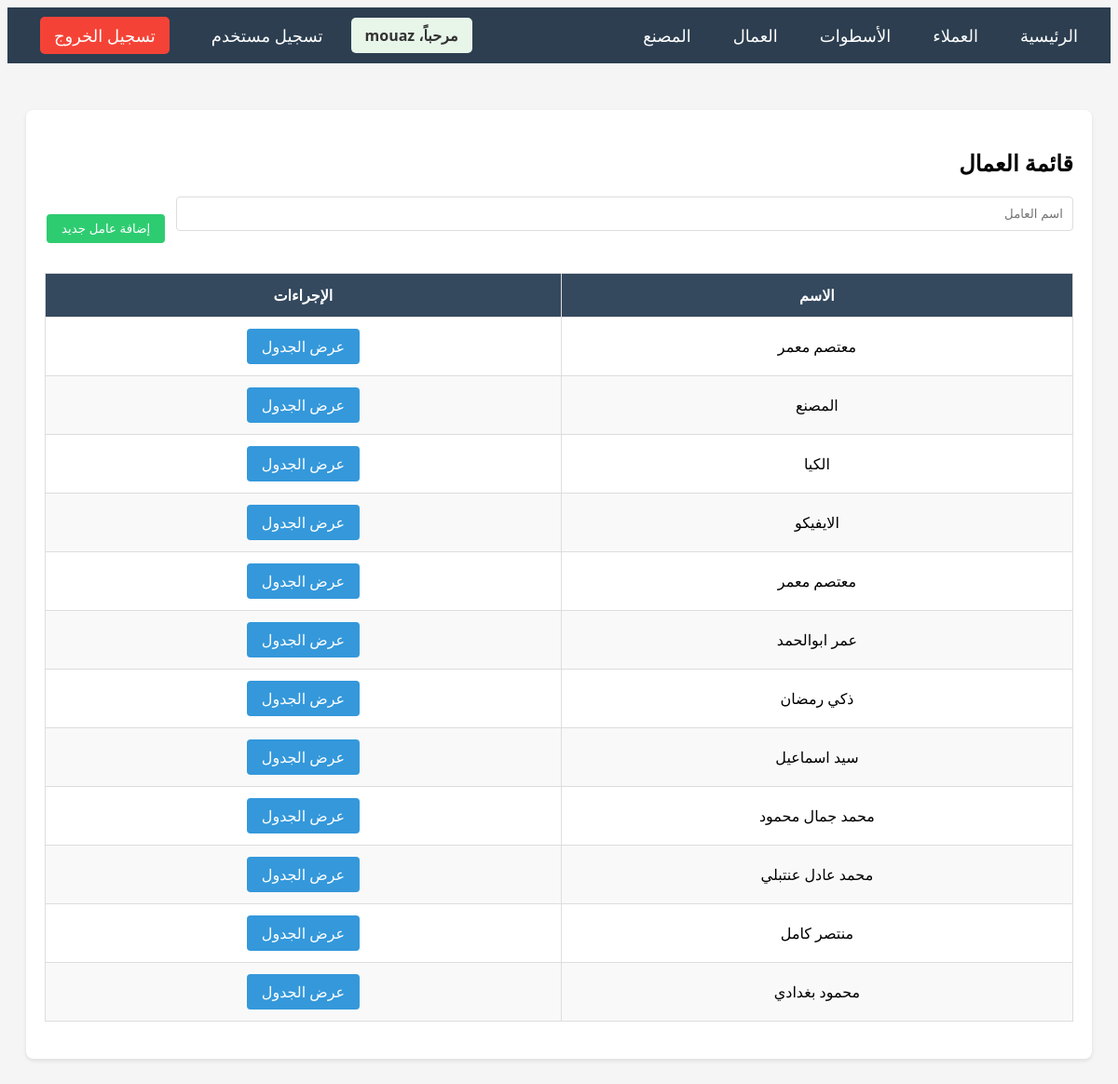
/workers/ (signed in), run on the app's committed database.
### main/models.py (models this page shows, shortened)
class Worker(models.Model):
    name = models.CharField(max_length=200, verbose_name='اسم العامل')
    created_at = models.DateTimeField(auto_now_add=True)
    class Meta:
        verbose_name = 'عامل'
        verbose_name_plural = 'العمال'
        ordering = ['-created_at']

### main/views.py (the view)
# urls.py: path('workers/', views.worker_list, name='worker_list'),
@login_required
def worker_list(request):
    workers = Worker.objects.all()
    if request.method == 'POST':
        form = WorkerForm(request.POST)
        if form.is_valid():
            form.save()
            messages.success(request, 'تم إضافة العامل بنجاح')
            return redirect('worker_list')
    else:
        form = WorkerForm()
    return render(request, 'main/worker_list.html', {'workers': workers, 'form': form})

### main/forms.py
class WorkerForm(forms.ModelForm):
    class Meta:
        model = Worker
        fields = ['name']
        widgets = {
            'name': forms.TextInput(attrs={'class': 'form-control', 'placeholder': 'اسم العامل'}),
        }

### main/templates/main/worker_list.html (shortened to what this page needs)
{% extends 'main/base.html' %}
{% block content %}
<div class="card">
    <h2>قائمة العمال</h2>
    <form method="POST" style="margin-bottom: 30px;">
        <div style="display: flex; gap: 10px; align-items: end;">
            <div class="form-group" style="flex: 1;">
                {{ form.name }}
            </div>
            <button type="submit" class="btn btn-success">إضافة عامل جديد</button>
        </div>
    </form>
    <div class="table-container">
        <table>
            <thead>
                <tr>
                    <th>الاسم</th>
                    <th>الإجراءات</th>
                </tr>
            </thead>
            <tbody>
                {% for worker in workers %}
                <tr>
                    <td>{{ worker.name }}</td>
                    <td>
                        <a href="{% url 'worker_detail' worker.pk %}" class="btn btn-primary">عرض الجدول</a>
                    </td>
                </tr>
                {% empty %}
                <tr>
                    <td colspan="2" style="text-align: center;">لا يوجد عمال حالياً</td>
                </tr>
                {% endfor %}
            </tbody>
        </table>
    </div>
</div>
{% endblock %}

### main/templates/main/base.html (shortened to what this page needs)
<!DOCTYPE html>
<html lang="ar" dir="rtl">
<head>
    {% load static %}
    <link rel="stylesheet" href="{% static 'css/style.css' %}">
</head>
<body>
    <nav class="navbar">
        <div class="nav-right">
            <a href="{% url 'home' %}">الرئيسية</a>
            <a href="{% url 'customer_list' %}">العملاء</a>
            <a href="{% url 'craftsman_list' %}">الأسطوات</a>
            <a href="{% url 'worker_list' %}">العمال</a>
            <a href="{% url 'factory_detail' %}">المصنع</a>
        </div>
        <div class="nav-left">
            {% if user.is_authenticated %}
            <span class="user-info">مرحباً، {{ user.username }}</span>
            {% if user.is_superuser %}
            <a href="{% url 'register' %}">تسجيل مستخدم</a>
            {% endif %}
            <a href="{% url 'logout' %}" class="btn-logout">تسجيل الخروج</a>
            {% else %}
            <a href="{% url 'login' %}">تسجيل الدخول</a>
            {% endif %}
        </div>
    </nav>
    <div class="container">
        {% block content %}
        {% endblock %}
    </div>
</body>
</html>

### static/css/style.css (style rules this page uses)
body { direction: rtl; text-align: right; font-family: 'Segoe UI', Tahoma, Geneva, Verdana, sans-serif; background-color: #f5f5f5; }
.container { max-width: 1200px; margin: 0 auto; padding: 20px; }
.navbar { background-color: #2c3e50; padding: 15px; margin-bottom: 30px; }
.navbar a { color: white; text-decoration: none; margin: 0 15px; font-size: 18px; }
.card { background: white; border-radius: 8px; padding: 20px; margin-bottom: 20px; box-shadow: 0 2px 4px rgba(0,0,0,0.1); }
.table-container { overflow-x: auto; margin: 20px 0; }
table { width: 100%; border-collapse: collapse; background: white; }
table th { background-color: #34495e; color: white; padding: 12px; text-align: center; border: 1px solid #ddd; }
table td { padding: 10px; text-align: center; border: 1px solid #ddd; }
table tr:nth-child(even) { background-color: #f9f9f9; }
.btn { padding: 8px 16px; border: none; border-radius: 4px; cursor: pointer; text-decoration: none; display: inline-block; margin: 2px; }
.btn-primary { background-color: #3498db; color: white; }
.btn-success { background-color: #2ecc71; color: white; }
.form-group { margin-bottom: 15px; }
.form-control { width: 100%; padding: 10px; border: 1px solid #ddd; border-radius: 4px; box-sizing: border-box; }

### main/templates/main/base.html (style rules this page uses)
.navbar { display: flex; justify-content: space-between; align-items: center; padding: 10px 20px; }
.nav-right, .nav-left { display: flex; gap: 15px; align-items: center; }
.user-info { color: #333; font-weight: bold; padding: 8px 15px; background: #e8f5e9; border-radius: 5px; }
.btn-logout { background: #f44336 !important; color: white !important; padding: 8px 15px !important; border-radius: 5px !important; text-decoration: none !important; }

### data on the page
Worker: name "معتصم معمر"
Worker: name "المصنع"
Worker: name "الكيا"
Worker: name "الايفيكو"
Worker: name "معتصم معمر"
Worker: name "عمر ابوالحمد"
Worker: name "ذكي رمضان"
Worker: name "سيد اسماعيل"
Worker: name "محمد جمال محمود"
Worker: name "محمد عادل عنتبلي"
Worker: name "منتصر كامل"
Worker: name "محمود بغدادي"

### other printed values
{{ user.username }} "mouaz"
